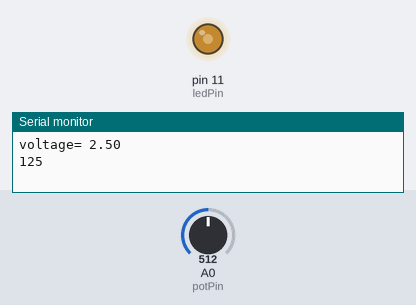
Bench run of a sketch on a simulated Arduino Uno, built with avr-gcc and run on an emulated ATmega328P. Shown: output pins drawn as LEDs (lit = HIGH), the last lines printed to the serial monitor. The inputs (shaded band) are chosen by the test bench; at power-on: A0 (potPin) = 512.

Above: at 1.2 s.
1.3 s: A0 (potPin) set to 716
At 2.9 s:
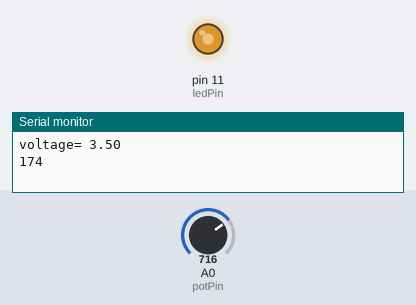
3.2 s: A0 (potPin) set to 900
At 4.1 s:
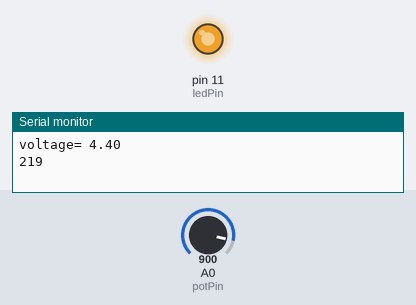
5.0 s: A0 (potPin) set to 122
At 6.3 s:
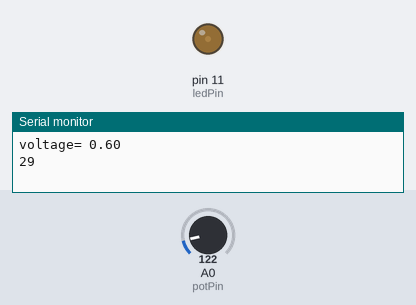
Timing chart, 0 to 8.0 s (numbered marks = the images above; inputs shaded):
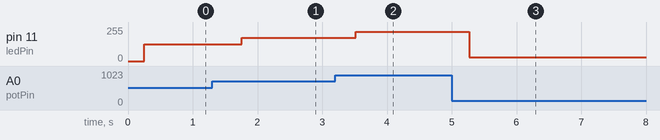

The sketch:

LED_potentimeter.ino
```cpp
int potPin=A0;
int readValue;
int ledPin=11;
float voltage;
int LED;
void setup() {
  pinMode(potPin,INPUT);
  Serial.begin(9600);
  pinMode(ledPin,OUTPUT);

}

void loop() {


  readValue=analogRead(potPin);
  ;
  delay(250);

  Serial.println(readValue);
  voltage=readValue*5.0/1023;
  Serial.print("voltage= ");
  Serial.println(voltage);
  LED=voltage*250/5;
  analogWrite(ledPin,LED);
  Serial.println(LED);
  Serial.println(" ");


}
```

Measured:
- after the input at 1.3 s, pin 11 (ledPin): 125/255 → 174/255 after 0.46 s
- after the input at 3.2 s, pin 11 (ledPin): 174/255 → 219/255 after 0.31 s
- after the input at 5.0 s, pin 11 (ledPin): 219/255 → 29/255 after 0.27 s
